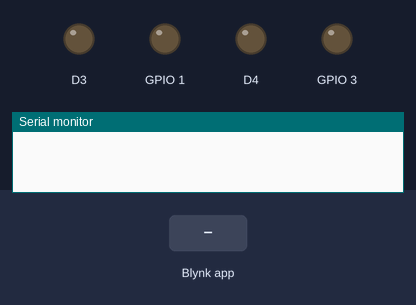
Bench run of a sketch on a simulated ESP8266 (NodeMCU). Parts: output pins drawn as LEDs (lit = HIGH), the last lines printed to the serial monitor. The inputs (shaded band) are chosen by the test bench. WiFi joins after 1.5 s; servers stay silent unless stated.

Above: at 3.0 s.
3.1 s: Blynk app writes 0 to V4
At 3.5 s:
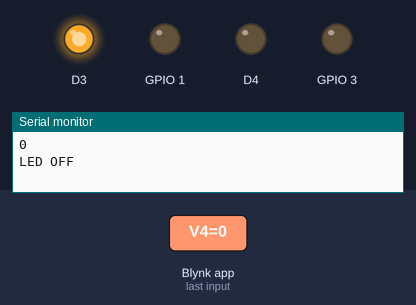
6.1 s: Blynk app writes 1 to V4
At 7.0 s:
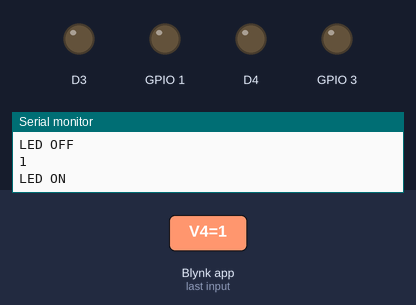
Timing chart, 0 to 9.1 s (numbered marks = the images above; inputs shaded):
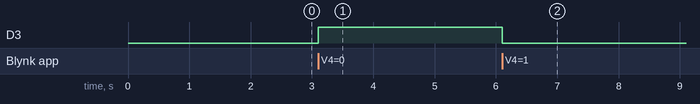

The sketch:

NodeMCU_supersoftware.ino.ino
```cpp
#define BLYNK_TEMPLATE_ID "TMPL3ND04_jNt"
#define BLYNK_TEMPLATE_NAME "NodeMCU"
#define BLYNK_AUTH_TOKEN "9-mhun2kqS5jNY_GkbopL72Mb5NNIVht"

#define BLYNK_PRINT Serial
#include <gpio.h>
#include <ESP8266WiFi.h>
#include <BlynkSimpleEsp8266.h>

char auth[] = BLYNK_AUTH_TOKEN;

char ssid[] = "Redmi 10A Sport"; // Your Wifi Name
char pass[] = "devanshi@123"; // Your Wifi Password

BLYNK_WRITE(V1)
{
  int value = param.asInt();
  Serial.println(value);
  if(value == 1)
  {
    digitalWrite(D0, LOW);
    Serial.println("LED ON");
  }
  if(value == 0)
  {
     digitalWrite(D0, HIGH);
     Serial.println("LED OFF");
  }
}

BLYNK_WRITE(V2)
{
  int value = param.asInt();
  Serial.println(value);
  if(value == 1)
  {
    digitalWrite(D1, LOW);
    Serial.println("LED ON");
  }
  if(value == 0)
  {
     digitalWrite(D1, HIGH);
     Serial.println("LED OFF");
  }
}

BLYNK_WRITE(V3)
{
  int value = param.asInt();
  Serial.println(value);
  if(value == 1)
  {
    digitalWrite(D2, LOW);
    Serial.println("LED ON");
  }
  if(value == 0)
  {
     digitalWrite(D2, HIGH);
     Serial.println("LED OFF");
  }
}

BLYNK_WRITE(V4)
{
  int value = param.asInt();
  Serial.println(value);
  if(value == 1)
  {
    digitalWrite(D3, LOW);
    Serial.println("LED ON");
  }
  if(value == 0)
  {
     digitalWrite(D3, HIGH);
     Serial.println("LED OFF");
  }
}


void setup()
{
  Serial.begin(115200);
  Blynk.begin(auth, ssid, pass);
  pinMode(V0,OUTPUT);
  pinMode(V1,OUTPUT);
  pinMode(V2,OUTPUT);
  pinMode(V3,OUTPUT);
}

void loop()
{
  Blynk.run();
}
```

Measured:
- after the input at 3.1 s, D3: LOW → HIGH at once
- after the input at 6.1 s, D3: HIGH → LOW at once
